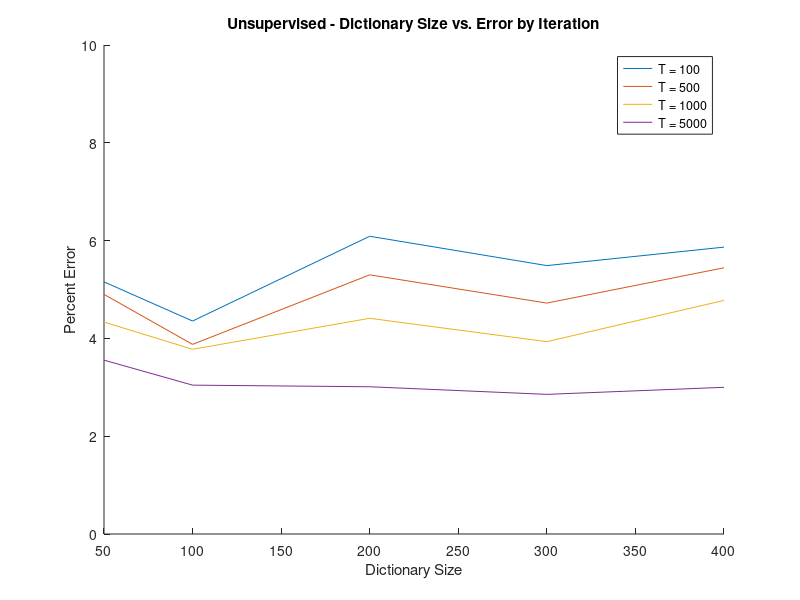
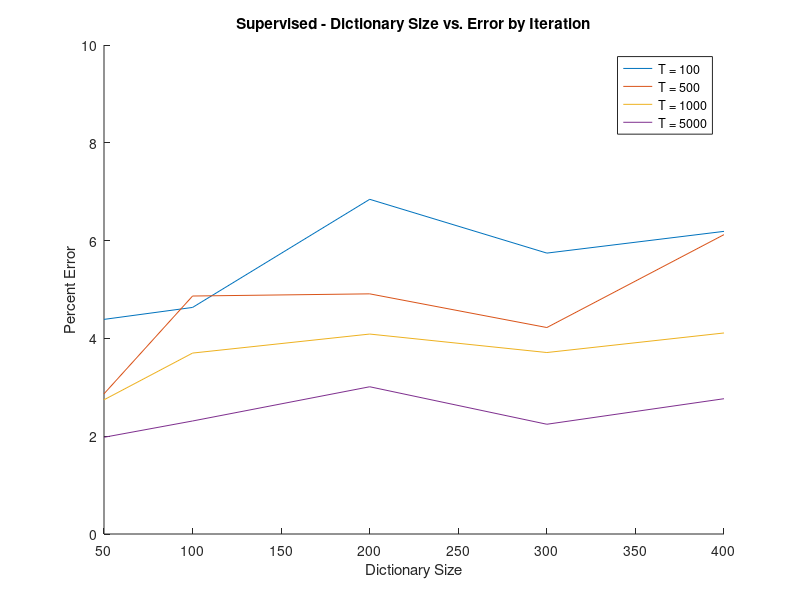

Source code (MATLAB) for these figures, in order:
clear
close all

% load error values
err(1) = load("results/err_100.mat");
err(2) = load("results/err_500.mat");
err(3) = load("results/err_1000.mat");
err(4) = load("results/err_5000.mat");

% dictionary size vector
x = [50,100,200,300,400];

% Plot unsupervised dictionary size versus error
figure
hold on
plot(x, err(1).err(:,1)*100)
plot(x, err(2).err(:,1)*100)
plot(x, err(3).err(:,1)*100)
plot(x, err(4).err(:,1)*100)
ylim([0,10])
title("Unsupervised - Dictionary Size vs. Error by Iteration")
xlabel("Dictionary Size")
ylabel("Percent Error")
legend('T = 100','T = 500','T = 1000','T = 5000')
f = gcf;
exportgraphics(f,'unsup.png')
% Plot supervised dictionary size versus error
figure
hold on
plot(x, err(1).err(:,2)*100)
plot(x, err(2).err(:,2)*100)
plot(x, err(3).err(:,2)*100)
plot(x, err(4).err(:,2)*100)
ylim([0,10])
title("Supervised - Dictionary Size vs. Error by Iteration")
xlabel("Dictionary Size")
ylabel("Percent Error")
legend('T = 100','T = 500','T = 1000','T = 5000')
f = gcf;
exportgraphics(f,'sup.png')
